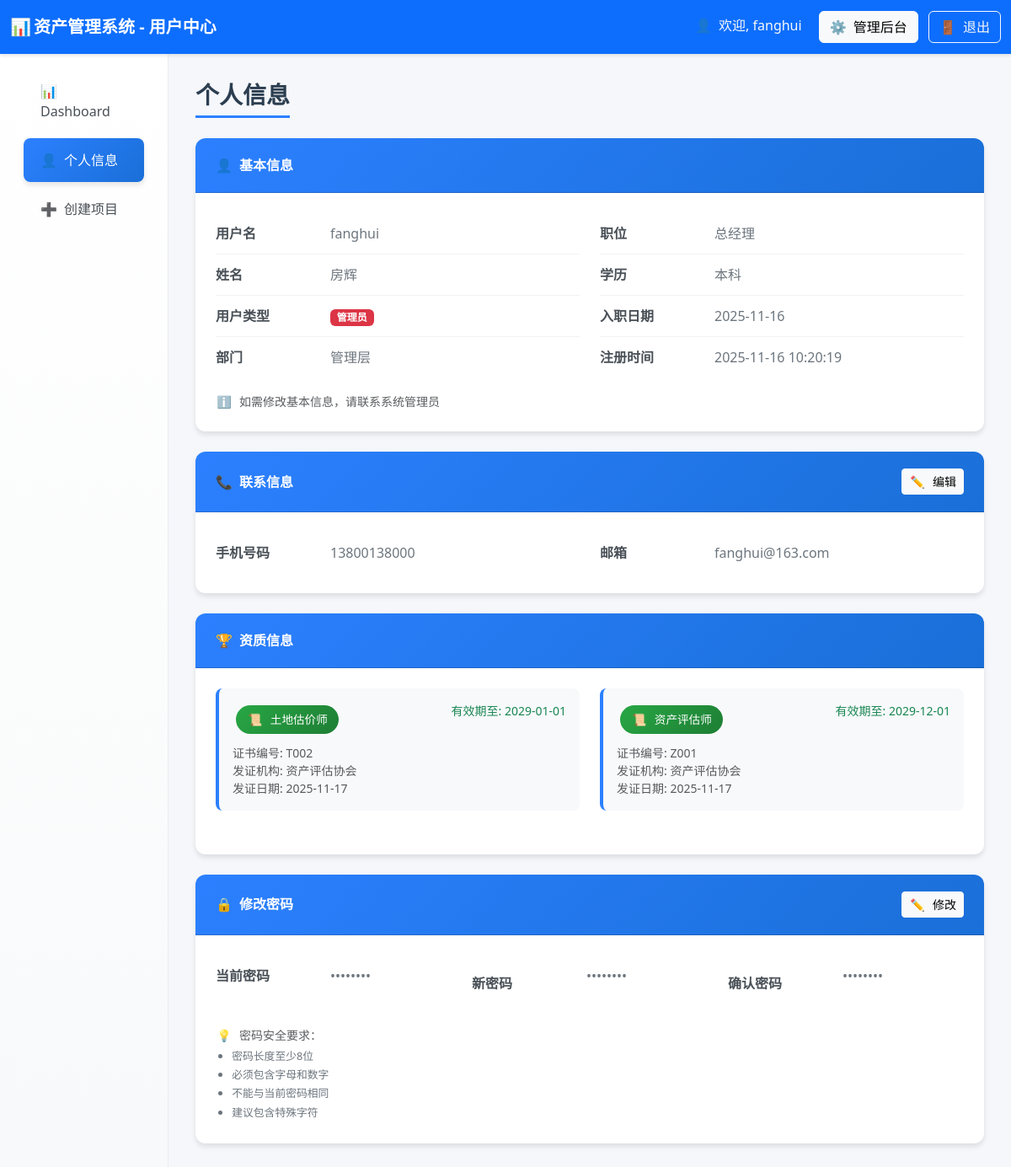
Before: /user_profile (signed in) with the older database file.
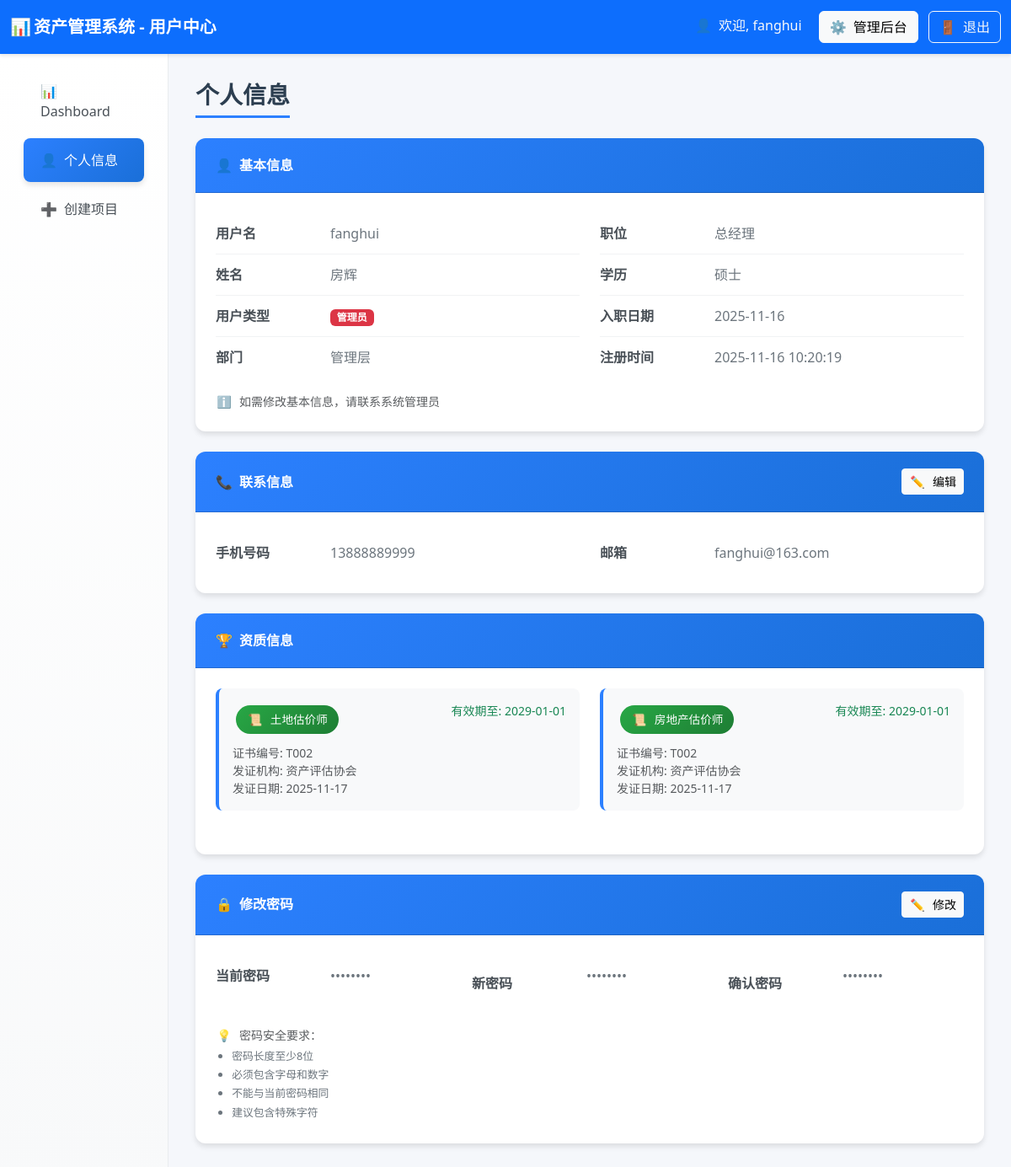
After: the same page with the newer database file.
### tables this page shows
CREATE TABLE users (
        id INTEGER PRIMARY KEY AUTOINCREMENT,
        username TEXT UNIQUE,
        realname TEXT,
        user_type TEXT,
        password TEXT,
        phone TEXT,
        email TEXT,
        hire_date TEXT,
        education TEXT,
        position TEXT,
        department TEXT,
        status TEXT DEFAULT 'active',  -- active-在职, inactive-离职
        create_time TEXT DEFAULT CURRENT_TIMESTAMP,
        update_time TEXT DEFAULT CURRENT_TIMESTAMP
    );

CREATE TABLE user_qualifications (
        id INTEGER PRIMARY KEY AUTOINCREMENT,
        username TEXT NOT NULL,
        qualification_type TEXT NOT NULL,
        qualification_number TEXT,
        issue_date TEXT,
        expiry_date TEXT,
        issue_authority TEXT,
        FOREIGN KEY (username) REFERENCES users (username),
        UNIQUE(username, qualification_type)
    );

### routes/user_routes.py (the view)
@router.get("/user_profile", response_class=HTMLResponse)
async def user_profile(
    request: Request,
    user: dict = Depends(login_required),
    db: sqlite3.Connection = Depends(get_db)
):
    try:
        print(f"用户个人信息页面，用户名: {user['username']}")
        user_profile = await user_service.get_user_profile(user["username"], db)
        user_qualifications = await user_service.get_user_qualifications(user["username"], db)
        stats = await user_service.get_user_basic_stats(user, db)
        today = datetime.now().strftime("%Y-%m-%d")
        return templates.TemplateResponse("user_profile.html", {
            "request": request,
            "user": user,
            "user_profile": user_profile,
            "user_qualifications": user_qualifications,  # 添加资质信息
            "stats": stats,
            "today": today
        })
    except Exception as e:
        print(f"查询失败！！！错误: {str(e)}")
        import traceback
        print(f"完整错误: {traceback.format_exc()}")
        return templates.TemplateResponse("user_profile.html", {
            "request": request,
            "user": user,
            "user_profile": {},
            "user_qualifications": [],  # 空列表
            "stats": {},
            "today": today,
            "error": str(e)
        })

### templates/user_profile.html (shortened to what this page needs)
<!DOCTYPE html>
<html lang="zh-CN">
<head>
    <link href="https://cdn.jsdelivr.net/npm/bootstrap@5.3.2/dist/css/bootstrap.min.css" rel="stylesheet">
    <link rel="stylesheet"
        href="https://cdnjs.cloudflare.com/ajax/libs/bootstrap-icons/1.11.0/font/bootstrap-icons.min.css">
</head>
<body>
    <nav class="navbar navbar-dark bg-primary">
        <div class="container-fluid">
            <span class="navbar-brand mb-0 h1 fw-bold">
                <span class="fallback-icon">📊</span>资产管理系统 - 用户中心
            </span>
            <div>
                <span class="text-light me-3">
                    <span class="fallback-icon">👤</span>欢迎, {{ user.username }}
                </span>
                {% if user.user_type == 'admin' %}
                <a href="/admin_projects" class="btn btn-light me-2">
                    <span class="fallback-icon">⚙️</span>管理后台
                </a>
                {% endif %}
                <a href="/logout" class="btn btn-outline-light">
                    <span class="fallback-icon">🚪</span>退出
                </a>
            </div>
        </div>
    </nav>
    <div class="container-fluid">
        <div class="row">
            <div class="col-md-3 col-lg-2 sidebar">
                <nav class="nav flex-column p-3">
                    <a class="nav-link" href="/user_dashboard">
                        <span class="fallback-icon">📊</span>Dashboard
                    </a>
                    <a class="nav-link active" href="/user_profile">
                        <span class="fallback-icon">👤</span>个人信息
                    </a>
                    <a class="nav-link" href="/create_project">
                        <span class="fallback-icon">➕</span>创建项目
                    </a>
                </nav>
            </div>
            <div class="col-md-9 col-lg-10 main-content">
                <h3 class="page-title">个人信息</h3>
                <div class="card profile-card">
                    <div class="card-header">
                        <span><span class="fallback-icon">👤</span>基本信息</span>
                    </div>
                    <div class="card-body">
                        <div class="row">
                            <div class="col-md-6">
                                <div class="info-item">
                                    <span class="info-label">用户名</span>
                                    <span class="info-value">{{ user_profile.username }}</span>
                                </div>
                                <div class="info-item">
                                    <span class="info-label">姓名</span>
                                    <span class="info-value">{{ user_profile.realname or '未设置' }}</span>
                                </div>
                                <div class="info-item">
                                    <span class="info-label">用户类型</span>
                                    <span class="info-value">
                                        {% if user_profile.user_type == 'admin' %}
                                        <span class="badge bg-danger">管理员</span>
                                        {% else %}
                                        <span class="badge bg-primary">普通用户</span>
                                        {% endif %}
                                    </span>
                                </div>
                                <div class="info-item">
                                    <span class="info-label">部门</span>
                                    <span class="info-value">{{ user_profile.department or '未设置' }}</span>
                                </div>
                            </div>
                            <div class="col-md-6">
                                <div class="info-item">
                                    <span class="info-label">职位</span>
                                    <span class="info-value">{{ user_profile.position or '未设置' }}</span>
                                </div>
                                <div class="info-item">
                                    <span class="info-label">学历</span>
                                    <span class="info-value">{{ user_profile.education or '未设置' }}</span>
                                </div>
                                <div class="info-item">
                                    <span class="info-label">入职日期</span>
                                    <span class="info-value">{{ user_profile.hire_date or '未设置' }}</span>
                                </div>
                                <div class="info-item">
                                    <span class="info-label">注册时间</span>
                                    <span class="info-value">{{ user_profile.create_time or '未设置' }}</span>
                                </div>
                            </div>
                        </div>
                        <div class="mt-3">
                            <small class="text-muted">
                                <span class="fallback-icon">ℹ️</span>如需修改基本信息，请联系系统管理员
                            </small>
                        </div>
                    </div>
                </div>
                <div class="card profile-card">
                    <div class="card-header d-flex justify-content-between align-items-center">
                        <span><span class="fallback-icon">📞</span>联系信息</span>
                        <button class="btn btn-light btn-sm" onclick="toggleEditMode('contactInfo')">
                            <span class="fallback-icon">✏️</span>编辑
                        </button>
                    </div>
                    <div class="card-body">
                        <form id="contactInfoForm" method="post" action="/user_profile/update">
                            <div class="row">
                                <div class="col-md-6">
                                    <div class="info-item">
                                        <span class="info-label">手机号码</span>
                                        <div class="info-value">
                                            <span id="phoneDisplay">{{ user_profile.phone or '未设置' }}</span>
                                        </div>
                                    </div>
                                </div>
                                <div class="col-md-6">
                                    <div class="info-item">
                                        <span class="info-label">邮箱</span>
                                        <div class="info-value">
                                            <span id="emailDisplay">{{ user_profile.email or '未设置' }}</span>
                                        </div>
                                    </div>
                                </div>
                            </div>
                        </form>
                    </div>
                </div>
                <div class="card profile-card">
                    <div class="card-header">
                        <span><span class="fallback-icon">🏆</span>资质信息</span>
                    </div>
                    <div class="card-body">
                        {% if user_qualifications %}
                        <div class="row">
                            {% for qual in user_qualifications %}
                            <div class="col-md-6 mb-3">
                                <div class="qualification-item">
                                    <div class="d-flex justify-content-between align-items-start mb-2">
                                        <span class="qualification-badge">
                                            <span class="fallback-icon">📜</span>{{ qual.qualification_type }}
                                        </span>
                                        {% if qual.expiry_date %}
                                        <small
                                            class="text-{% if qual.expiry_date > today %}success{% else %}danger{% endif %}">
                                            有效期至: {{ qual.expiry_date }}
                                        </small>
                                        {% endif %}
                                    </div>
                                    {% if qual.qualification_number %}
                                    <div class="text-muted small">
                                        证书编号: {{ qual.qualification_number }}
                                    </div>
                                    {% endif %}
                                    {% if qual.issue_authority %}
                                    <div class="text-muted small">
                                        发证机构: {{ qual.issue_authority }}
                                    </div>
                                    {% endif %}
                                    {% if qual.issue_date %}
                                    <div class="text-muted small">
                                        发证日期: {{ qual.issue_date }}
                                    </div>
                                    {% endif %}
                                </div>
                            </div>
                            {% endfor %}
                        </div>
                        {% else %}
                        <div class="text-center text-muted py-4">
                            <span class="fallback-icon">📝</span>
                            <p class="mb-0">暂无资质信息</p>
                        </div>
                        {% endif %}
                    </div>
                </div>
                <div class="card profile-card">
                    <div class="card-header d-flex justify-content-between align-items-center">
                        <span><span class="fallback-icon">🔒</span>修改密码</span>
                        <button class="btn btn-light btn-sm" onclick="toggleEditMode('passwordChange')">
                            <span class="fallback-icon">✏️</span>修改
                        </button>
                    </div>
                    <div class="card-body">
                        <form id="passwordChangeForm" method="post" action="/user_profile/change_password">
                            <div class="row">
                                <div class="col-md-4">
                                    <div class="info-item">
                                        <span class="info-label">当前密码</span>
                                        <div class="info-value">
                                            <span id="currentPasswordDisplay">••••••••</span>
                                        </div>
                                    </div>
                                </div>
                                <div class="col-md-4">
                                    <div class="info-item">
                                        <span class="info-label">新密码</span>
                                        <div class="info-value">
                                            <span id="newPasswordDisplay">••••••••</span>
                                            <div class="password-feedback" id="passwordFeedback"></div>
                                        </div>
                                    </div>
                                </div>
                                <div class="col-md-4">
                                    <div class="info-item">
                                        <span class="info-label">确认密码</span>
                                        <div class="info-value">
                                            <span id="confirmPasswordDisplay">••••••••</span>
                                            <div class="password-feedback" id="confirmPasswordFeedback"></div>
                                        </div>
                                    </div>
                                </div>
                            </div>
                        </form>
                        <div class="password-tips mt-3">
                            <small class="text-muted">
                                <span class="fallback-icon">💡</span>密码安全要求：
                                <ul class="mb-0 mt-1">
                                    <li>密码长度至少8位</li>
                                    <li>必须包含字母和数字</li>
                                    <li>不能与当前密码相同</li>
                                    <li>建议包含特殊字符</li>
                                </ul>
                            </small>
                        </div>
                    </div>
                </div>
            </div>
        </div>
    </div>
</body>
</html>

Changed rows visible on the page:
removed user_qualifications: qualification_type "资产评估师", expiry_date "2029-12-01", qualification_number "Z001", issue_authority "资产评估协会", issue_date "2025-11-17"
changed users "fanghui": education "本科" → "硕士"; phone "13800138000" → "13888889999"
added user_qualifications: qualification_type "房地产估价师", expiry_date "2029-01-01", qualification_number "T002", issue_authority "资产评估协会", issue_date "2025-11-17"
